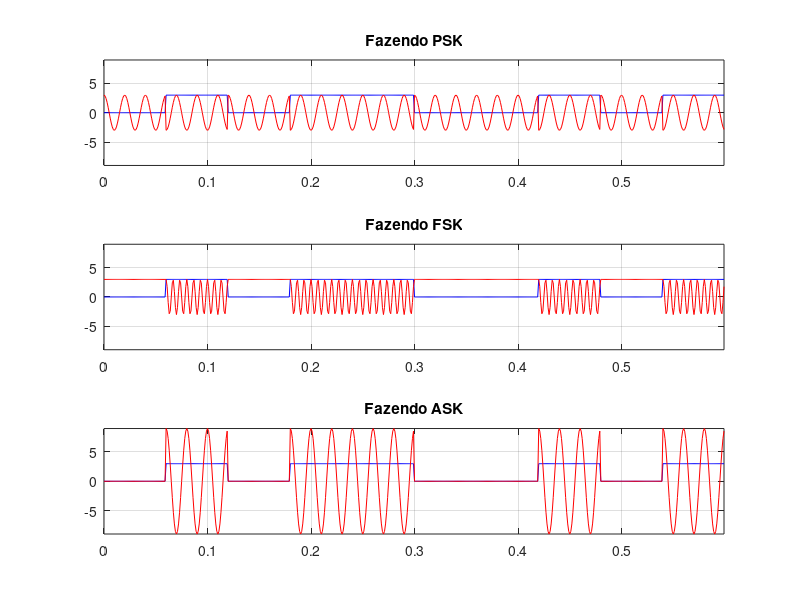

This chart was generated by the following MATLAB code:
clear all; close all; clc;
pkg load signal;

% Conceituando o cosseno

fc = 50;                        % Frequência do sinal (1000 Hz)
T = 1/fc;                       % Período do sinal
phi = 0;                        % Fase do sinal (0 radianos)
A = 3;                          % Amplitude do sinal
amostras_N = 20;                % Quantidade de amostras por período da portadora
periodos_N = 3;                 % Quantidade de períodos por pulso
N = amostras_N * periodos_N;    % Quantiadde de amostras por pulso
M = 2;

% Fazendo o RZ
info = [0 1 0 1 1 0 0 1 0 1];
info_up = upsample(info,N);
filtroRZ = ones(1,N);
info_RZ = filter(filtroRZ,1,info_up) * A;

% Definindo parâmetros de amostragem e criando o vetor tempo

fs = amostras_N * fc;           % Frequência de amostragem (40 vezes a frequência do sinal)
ts = 1/fs;
t = (0:length(info_RZ)-1) * ts;



% Criando os sinais modulados
s_t_psk = A * cos(2 * pi * fc * t + (2 * pi * info_RZ) / M);
s_t_fsk = A * cos(2 * pi * fc * info_RZ .* t);
s_t_ask = A * info_RZ .* cos(2 * pi * fc * t);

% Fazendo os plots
figure(1);

subplot(311)
plot(t, info_RZ, 'b');
hold on;
plot(t, s_t_psk, 'r');
xlim([0, max(t)]);
ylim([-3*A, 3*A]);
title('Fazendo PSK');
grid on;

subplot(312)
plot(t, info_RZ, 'b');
hold on;
plot(t, s_t_fsk, 'r');
xlim([0, max(t)]);
ylim([-3*A, 3*A]);
title('Fazendo FSK');
grid on;

subplot(313)
plot(t, info_RZ, 'b');
hold on;
plot(t, s_t_ask, 'r');
xlim([0, max(t)]);
ylim([-3*A, 3*A]);
title('Fazendo ASK');
grid on;
